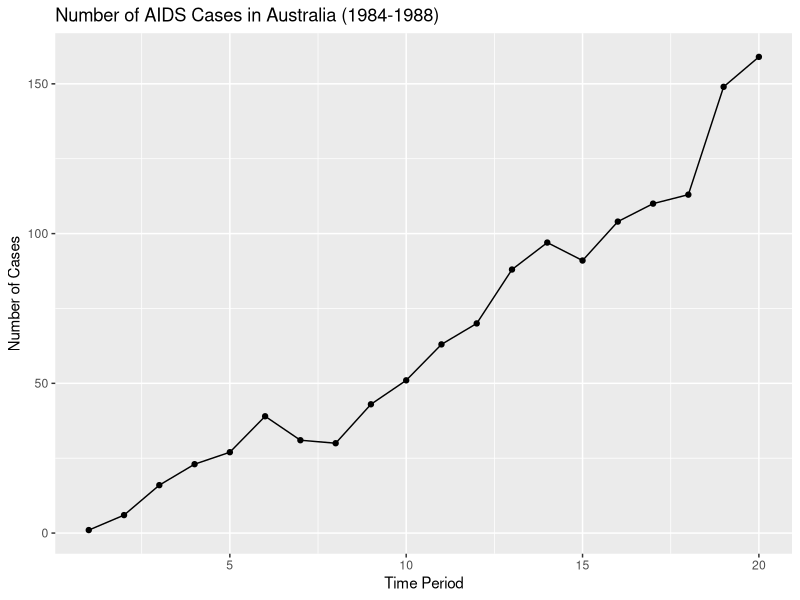
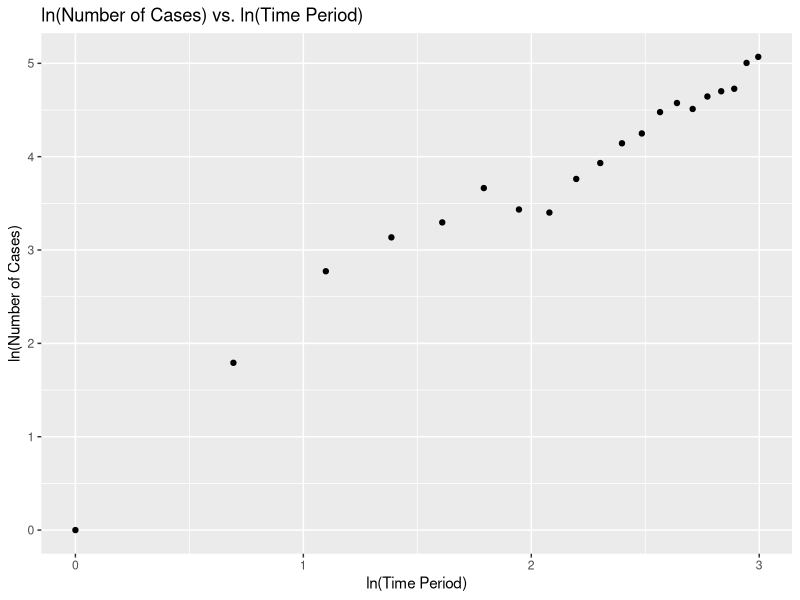

Write R code to recreate these figures, in order.
# Load the necessary library
library(tidyverse)

# Create the data frame
data <- tibble(
  year = rep(1984:1988, each = 4),
  quarter = rep(1:4, times = 5),
  cases = c(1, 6, 16, 23, 27, 39, 31, 30, 43, 51, 63, 70, 88, 97, 91, 104, 110, 113, 149, 159)
)

# Create a new variable for the time period
data <- data %>% mutate(time_period = 1:n())

# Plot the number of cases against time period
ggplot(data, aes(x = time_period, y = cases)) +
  geom_point() +
  geom_line() +
  labs(x = "Time Period", y = "Number of Cases", title = "Number of AIDS Cases in Australia (1984-1988)")


# Calculate ln(y_i) and ln(i)
data <- data %>% mutate(ln_cases = log(cases), ln_time_period = log(time_period))

# Plot ln(y_i) against ln(i)
ggplot(data, aes(x = ln_time_period, y = ln_cases)) +
  geom_point() +
  labs(x = "ln(Time Period)", y = "ln(Number of Cases)", title = "ln(Number of Cases) vs. ln(Time Period)")


# Initialize the parameters
beta <- c(0, 0)

# Set a tolerance level
tol <- 1e-8

# Initialize the difference
diff <- Inf

# Fisher's scoring algorithm
while (diff > tol) {
  # Calculate the expected values
  mu <- exp(beta[1] + beta[2] * data$ln_time_period)
  
  # Calculate the score function
  S <- c(sum(data$cases - mu), sum((data$cases - mu) * data$ln_time_period))
  
  # Calculate the information matrix
  I <- matrix(c(sum(mu), sum(mu * data$ln_time_period), sum(mu * data$ln_time_period), sum(mu * data$ln_time_period^2)), nrow = 2)
  
  # Update the parameters
  beta_new <- beta + solve(I, S)
  
  # Calculate the difference
  diff <- sum(abs(beta_new - beta))
  
  # Update the parameters
  beta <- beta_new
}

# Print the estimated parameters
print(beta)

# Fit the GLM
model <- glm(cases ~ ln_time_period, family = poisson(link = "log"), data = data)

# Print the summary of the model
summary(model)